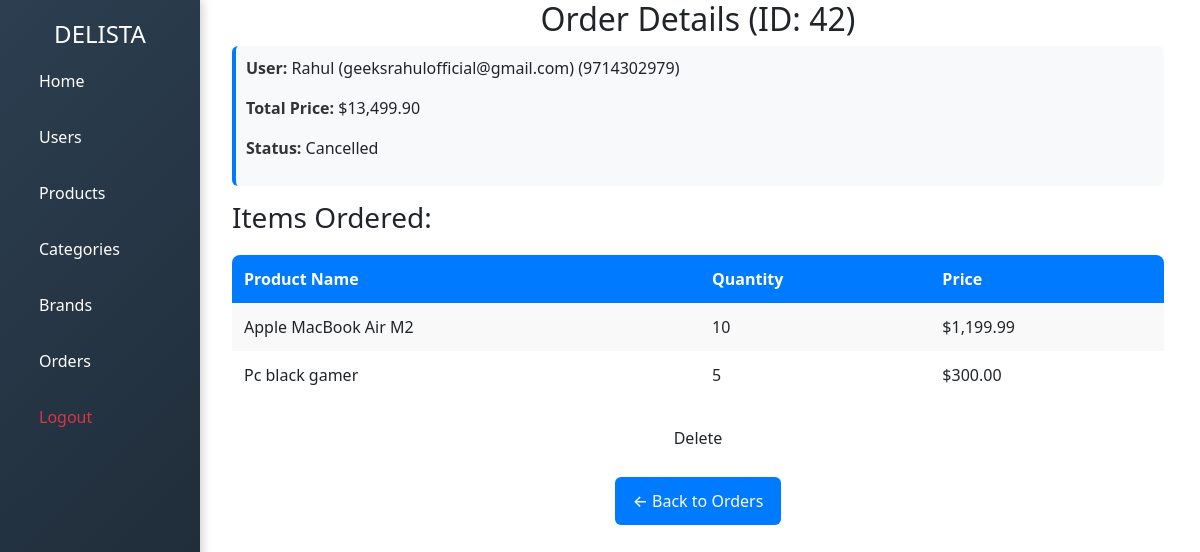
Screenshot of /admin/orders/view.php?order_id=42 (signed in) with the database file from the repository.
### tables this page shows
CREATE TABLE `orders` (
  `order_id` int(11) NOT NULL,
  `user_id` int(11) DEFAULT NULL,
  `total_price` decimal(10,2) NOT NULL,
  `status` enum('Pending','Processing','Shipped','Delivered','Cancelled') DEFAULT 'Pending'
);

CREATE TABLE `users` (
  `id` int(11) NOT NULL,
  `username` varchar(50) NOT NULL,
  `email` varchar(100) NOT NULL,
  `phone` varchar(15) NOT NULL,
  `password` varchar(255) NOT NULL,
  `address` varchar(255) DEFAULT NULL,
  `city` varchar(50) DEFAULT NULL
);

CREATE TABLE `order_items` (
  `order_item_id` int(11) NOT NULL,
  `order_id` int(11) DEFAULT NULL,
  `product_id` int(11) DEFAULT NULL,
  `quantity` int(11) NOT NULL CHECK (`quantity` > 0),
  `price` double NOT NULL
);

CREATE TABLE `products` (
  `id` int(11) NOT NULL,
  `name` varchar(100) NOT NULL,
  `description` text DEFAULT NULL,
  `price` decimal(10,2) NOT NULL,
  `stock` int(11) NOT NULL DEFAULT 0,
  `category_id` int(11) DEFAULT NULL,
  `image` varchar(255) DEFAULT NULL,
  `brand_id` int(11) NOT NULL
);

### admin/orders/view.php (the view, shortened to what this page needs)
<?php
include "../../db/config.php";
$order_id = isset($_GET['order_id']) ? (int)$_GET['order_id'] : 0;
$sql = "SELECT o.*, u.username AS user_name, u.email, u.phone
FROM orders o
INNER JOIN users u ON o.user_id = u.id
WHERE o.order_id = $order_id;";
$order_result = $conn->query($sql);
$order = $order_result->fetch_assoc();
$sql_items = "SELECT oi.*, p.name AS product_name
              FROM order_items oi
              INNER JOIN products p ON oi.product_id = p.id
              WHERE oi.order_id = $order_id;";
$item_result = $conn->query($sql_items);
?>
<!DOCTYPE html>
<html lang="en">
<head>
    <link rel="stylesheet" href="../../assets/css/bootstrap.min.css">
</head>
<body>
    <div class="container-fluid">
        <div class="row">
            <?php include "../sidebar.php"; ?>
        </div>
        <main class="col-md-9 ms-sm-auto col-lg-10 px-md-4">
            <h2>Order Details (ID: <?php echo $order_id; ?>)</h2>
            <div class="details">
                <p><strong>User:</strong> <?php echo $order["user_name"]; ?> (<?php echo $order["email"]; ?>) (<?= $order["phone"] ?>) </p>
                <p><strong>Total Price:</strong> $<?php echo number_format($order["total_price"], 2); ?></p>
                <p><strong>Status:</strong> <?php echo ucfirst($order["status"]); ?></p>
            </div>
            <h3>Items Ordered:</h3>
            <table>
                <tr>
                    <th>Product Name</th>
                    <th>Quantity</th>
                    <th>Price</th>
                </tr>
                <?php while ($item = $item_result->fetch_assoc()) { ?>
                    <tr>
                        <td><?php echo $item["product_name"]; ?></td>
                        <td><?php echo $item["quantity"]; ?></td>
                        <td>$<?php echo number_format($item["price"], 2); ?></td>
                    </tr>
                <?php } ?>
            </table>
            <form method="post">
                <div class="buttons">
            <?php
                if($order["status"] == "Cancelled" or $order["status"] == "Rejected") {
                    echo "
                    <a href='delete.php?order_id=$order[order_id]' class='btn reject-btn'>Delete</a>
                    ";
                }
            ?>
            </div>
        </form>
                <a href="index.php" class="back-btn">← Back to Orders</a>
        </main>
    </div>
</body>
</html>

### admin/orders/view.php (style rules this page uses)
body { font-family: 'Poppins', sans-serif; margin: 0; padding: 0; background: #f4f6f9; }
h2 { text-align: center; color: #333; }
p { font-size: 16px; margin: 8px 0; }
table { width: 100%; border-collapse: collapse; margin-top: 20px; background: white; border-radius: 8px; overflow: hidden; }
th, td { padding: 12px; border: 1px solid #ddd; text-align: left; }
th { background: #007bff; color: white; font-weight: 600; }
tr:nth-child(even) { background: #f9f9f9; }
.back-btn { display: inline-block; margin-top: 20px; padding: 12px 18px; background: #007bff; color: white; border-radius: 6px; font-size: 16px; font-weight: 500; text-decoration: none; text-align: center; transition: 0.3s; display: block; width: fit-content; margin-left: auto; margin-right: auto; }
.details { background: #f8f9fa; padding: 10px; border-radius: 6px; margin-bottom: 15px; border-left: 4px solid #007bff; }
.details strong { color: #333; }
.buttons { display: flex; justify-content: center; gap: 15px; margin-top: 20px; }
.btn { padding: 10px 16px; border: none; border-radius: 6px; font-size: 16px; cursor: pointer; font-weight: 500; }
.reject-btn { background: #dc3545; color: white; }

### rows the page displays
orders: user.username "Rahul", user.email "geeksrahulofficial@gmail.com", user.phone "9714302979", total_price "13,499.90", status "Cancelled"
order_items: product.name "Apple MacBook Air M2", quantity "10", price "1,199.99"
order_items: product.name "Pc black gamer", quantity "5", price "300.00"
